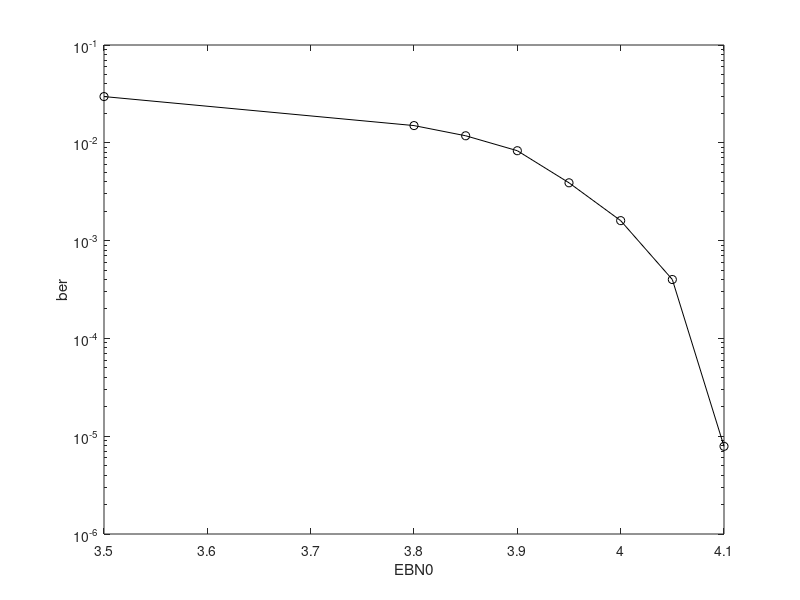
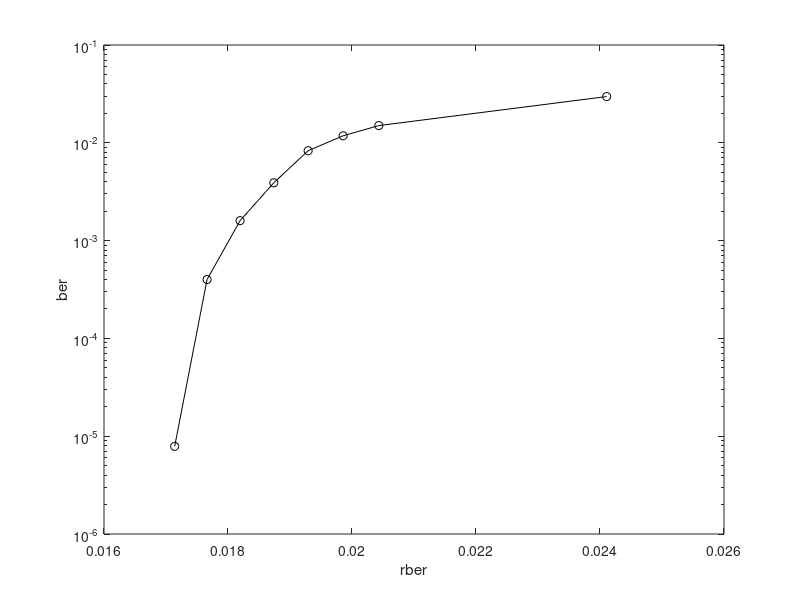

Write MATLAB code to recreate these figures, in order.
EBN0=[ 3.5     3.8,      3.85,   3.9,     3.95    4,      4.05,    4.1,        4.15,   4.2,      4.5 ];
ber= [ 0.0297, 0.0150,   0.0118, 0.0083,  0.0039, 0.0016, 0.0004,  7.8780e-06, 0,      0,        0   ];
figure(1);
semilogy(EBN0(1:8),ber(1:8),'k-o');
xlabel('EBN0');
ylabel('ber');
R=(239/256)^2;
N0 = (1/R)*(1./(exp(EBN0*log(10)/10)));
sigma=sqrt(N0/2);
rber = normcdf(0, 1, sigma);
figure(2);
semilogy(rber(1:8),ber(1:8),'k-o');
xlabel('rber');
ylabel('ber');